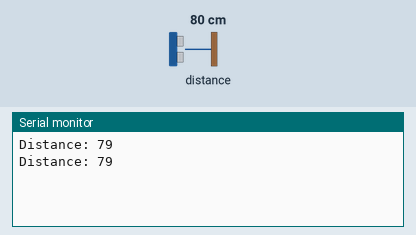
Simulated run of this sketch. Board: Arduino Uno, built with avr-gcc and run on an emulated ATmega328P. Parts: the last lines printed to the serial monitor. The test bench sets the inputs (shaded band); at power-on: distance to the obstacle 80 cm. The echo pulse lasts 58.3 µs per cm.

Above: at 1.8 s.
1.9 s: distance to the obstacle set to 2 cm
At 2.8 s:
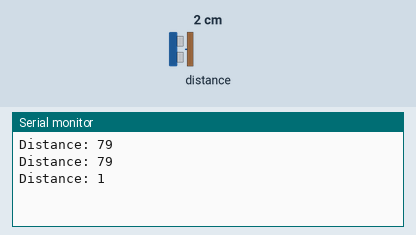
3.4 s: distance to the obstacle set to 4 cm
At 4.8 s:
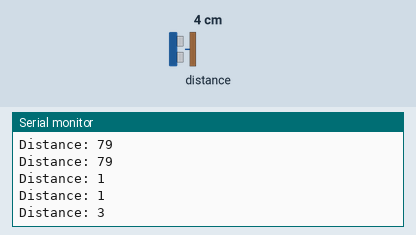
Timing chart, 0 to 6.4 s (numbered marks = the images above; inputs shaded):
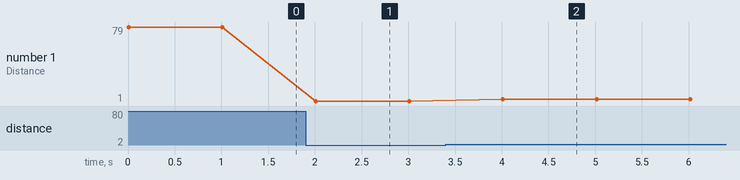

The sketch:

ULTRASONIC.ino
```cpp
#include <Wire.h>

const int trigPin=PB1;  //define the pin PBX
const int echoPin=PB0;  //define the pin PBX

long duration;
int distance;

void setup()
{
 pinMode(trigPin, OUTPUT);
 pinMode(echoPin, INPUT);
 Serial.begin(9600);

}


void loop()
{
  digitalWrite(trigPin, LOW);
  delayMicroseconds(2);

  digitalWrite(trigPin, HIGH);
  delayMicroseconds(10);
  digitalWrite(trigPin, LOW);

  duration = pulseIn(echoPin, HIGH);
  distance = duration*0.034/2;         //Calculates Distance

  Serial.print("Distance: ");
  Serial.println(distance);            //Check Serial Monitor
  delay(1000);
}
```

Measured:
- after the input at 1.9 s, the serial monitor: prints a new line after 0.11 s (image 1)
- after the input at 3.4 s, the serial monitor: prints a new line after 0.61 s (image 2)
- plotted number 1: 79 → 1 after the input at 1.9 s, 1 → 3 after the input at 3.4 s
